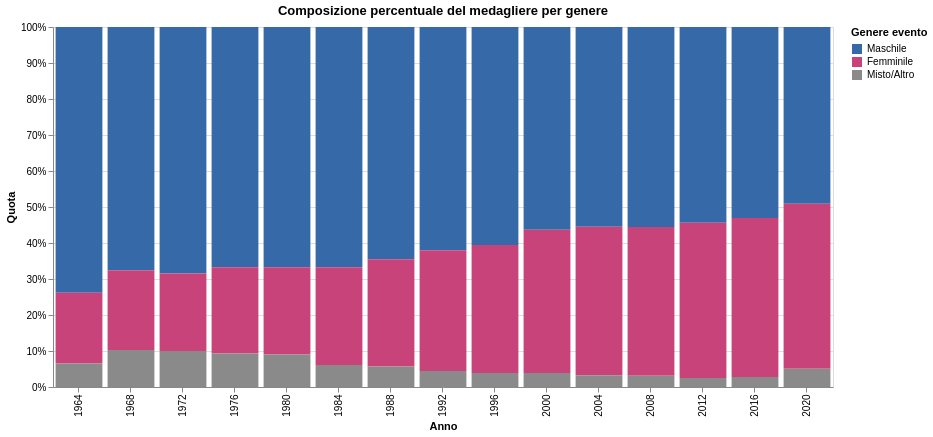

Notebook source saved alongside this figure:
### Code cell
normalized_medals = (
    alt.Chart(global_long)
    .mark_bar()
    .encode(
        x=alt.X("year:O", title="Anno"),
        y=alt.Y("medaglie:Q", title="Quota", stack="normalize", axis=alt.Axis(format="%")),
        color=alt.Color(
            "genere_evento:N",
            title="Genere evento",
            scale=alt.Scale(domain=["Maschile", "Femminile", "Misto/Altro"], range=["#3569a8", "#c7437a", "#8a8a8a"]),
        ),
        tooltip=[
            alt.Tooltip("year:O", title="Anno"),
            alt.Tooltip("genere_evento:N", title="Genere"),
            alt.Tooltip("medaglie:Q", title="Medaglie", format=",.0f"),
        ],
    )
    .properties(width=780, height=360, title="Composizione percentuale del medagliere per genere")
)

normalized_medals

### Figure 1 — Vega-Lite specification as saved in the notebook (floating-point values rounded to 4 significant figures)
{"config": {"view": {"continuousWidth": 300, "continuousHeight": 300}}, "data": {"name": "data-46cb4a8c1b17869737f7a0de57816b82"}, "mark": {"type": "bar"}, "encoding": {"color": {"field": "genere_evento", "scale": {"domain": ["Maschile", "Femminile", "Misto/Altro"], "range": ["#3569a8", "#c7437a", "#8a8a8a"]}, "title": "Genere evento", "type": "nominal"}, "tooltip": [{"field": "year", "title": "Anno", "type": "ordinal"}, {"field": "genere_evento", "title": "Genere", "type": "nominal"}, {"field": "medaglie", "format": ",.0f", "title": "Medaglie", "type": "quantitative"}], "x": {"field": "year", "title": "Anno", "type": "ordinal"}, "y": {"axis": {"format": "%"}, "field": "medaglie", "stack": "normalize", "title": "Quota", "type": "quantitative"}}, "height": 360, "title": "Composizione percentuale del medagliere per genere", "width": 780, "$schema": "https://vega.github.io/schema/vega-lite/v6.4.1.json", "datasets": {"data-46cb4a8c1b17869737f7a0de57816b82": [{"year": 1964, "genere_evento": "Maschile", "medaglie": 372.0}, {"year": 1968, "genere_evento": "Maschile", "medaglie": 356.0}, {"year": 1972, "genere_evento": "Maschile", "medaglie": 411.0}, {"year": 1976, "genere_evento": "Maschile", "medaglie": 409.0}, {"year": 1980, "genere_evento": "Maschile", "medaglie": 421.0}, {"year": 1984, "genere_evento": "Maschile", "medaglie": 459.0}, {"year": 1988, "genere_evento": "Maschile", "medaglie": 477.0}, {"year": 1992, "genere_evento": "Maschile", "medaglie": 505.0}, {"year": 1996, "genere_evento": "Maschile", "medaglie": 510.0}, {"year": 2000, "genere_evento": "Maschile", "medaglie": 522.0}, {"year": 2004, "genere_evento": "Maschile", "medaglie": 514.0}, {"year": 2008, "genere_evento": "Maschile", "medaglie": 532.0}, {"year": 2012, "genere_evento": "Maschile", "medaglie": 522.0}, {"year": 2016, "genere_evento": "Maschile", "medaglie": 516.0}, {"year": 2020, "genere_evento": "Maschile", "medaglie": 530.0}, {"year": 1964, "genere_evento": "Femminile", "medaglie": 99.0}, {"year": 1968, "genere_evento": "Femminile", "medaglie": 117.0}, {"year": 1972, "genere_evento": "Femminile", "medaglie": 129.0}, {"year": 1976, "genere_evento": "Femminile", "medaglie": 147.0}, {"year": 1980, "genere_evento": "Femminile", "medaglie": 153.0}, {"year": 1984, "genere_evento": "Femminile", "medaglie": 187.0}, {"year": 1988, "genere_evento": "Femminile", "medaglie": 220.0}, {"year": 1992, "genere_evento": "Femminile", "medaglie": 273.0}, {"year": 1996, "genere_evento": "Femminile", "medaglie": 299.0}, {"year": 2000, "genere_evento": "Femminile", "medaglie": 369.0}, {"year": 2004, "genere_evento": "Femminile", "medaglie": 382.0}, {"year": 2008, "genere_evento": "Femminile", "medaglie": 396.0}, {"year": 2012, "genere_evento": "Femminile", "medaglie": 414.0}, {"year": 2016, "genere_evento": "Femminile", "medaglie": 429.0}, {"year": 2020, "genere_evento": "Femminile", "medaglie": 495.0}, {"year": 1964, "genere_evento": "Misto/Altro", "medaglie": 33.0}, {"year": 1968, "genere_evento": "Misto/Altro", "medaglie": 54.0}, {"year": 1972, "genere_evento": "Misto/Altro", "medaglie": 60.0}, {"year": 1976, "genere_evento": "Misto/Altro", "medaglie": 57.0}, {"year": 1980, "genere_evento": "Misto/Altro", "medaglie": 57.0}, {"year": 1984, "genere_evento": "Misto/Altro", "medaglie": 42.0}, {"year": 1988, "genere_evento": "Misto/Altro", "medaglie": 42.0}, {"year": 1992, "genere_evento": "Misto/Altro", "medaglie": 36.0}, {"year": 1996, "genere_evento": "Misto/Altro", "medaglie": 33.0}, {"year": 2000, "genere_evento": "Misto/Altro", "medaglie": 36.0}, {"year": 2004, "genere_evento": "Misto/Altro", "medaglie": 30.0}, {"year": 2008, "genere_evento": "Misto/Altro", "medaglie": 30.0}, {"year": 2012, "genere_evento": "Misto/Altro", "medaglie": 24.0}, {"year": 2016, "genere_evento": "Misto/Altro", "medaglie": 27.0}, {"year": 2020, "genere_evento": "Misto/Altro", "medaglie": 55.0}]}}
